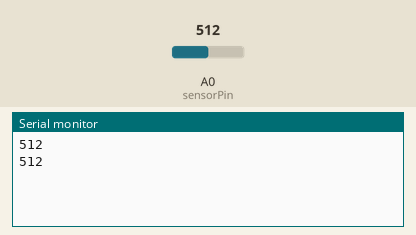
Recording of a sketch running on a simulated Arduino Uno, built with avr-gcc and run on an emulated ATmega328P. On the bench: the last lines printed to the serial monitor. The test bench sets the inputs (shaded band); at power-on: A0 (sensorPin) = 512.

Above: at 1.8 s.
1.9 s: A0 (sensorPin) set to 716
At 2.7 s:
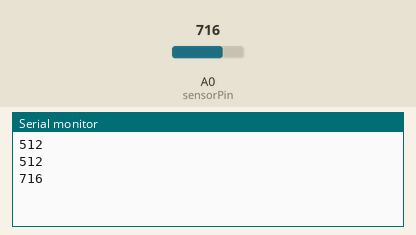
3.4 s: A0 (sensorPin) set to 900
At 4.8 s:
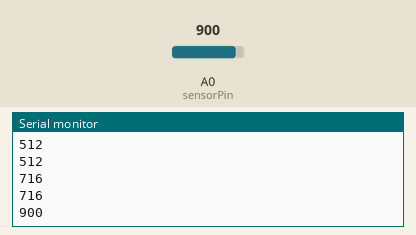
Timing chart, 0 to 6.4 s (numbered marks = the images above; inputs shaded):
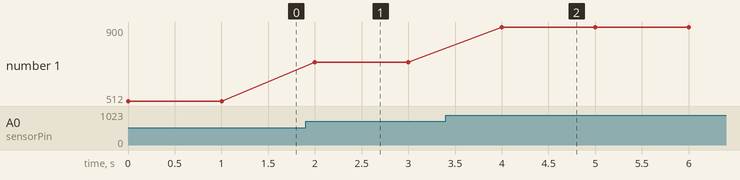

The sketch:

LDR.ino
```cpp
#define sensorPin 0

void setup(){
    // Inicializa a conexao serial
    Serial.begin(9600);
}

void loop(){
    // Mede a tensao no pino A0, ou seja luminosidade
    int luminosidade  = analogRead(sensorPin);
    // Envia luminosidade pela porta serial
    Serial.println(luminosidade);
    // Espera um segundo
    delay(1000);
}
```

Measured:
- after the input at 1.9 s, the serial monitor: prints a new line after 0.10 s (image 1)
- after the input at 3.4 s, the serial monitor: prints a new line after 0.60 s (image 2)
- plotted number 1: 512 → 716 after the input at 1.9 s, 716 → 900 after the input at 3.4 s
